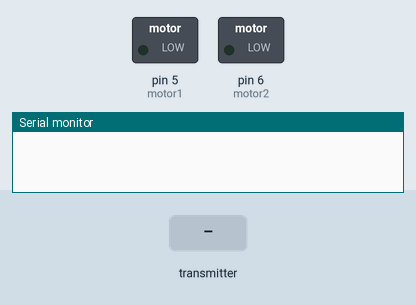
Recording of a sketch running on a simulated Arduino Uno, built with avr-gcc and run on an emulated ATmega328P. Parts: switched loads named in the sketch (green lamp = pin HIGH), the last lines printed to the serial monitor. The test bench sets the inputs (shaded band). No radio packets arrive unless stated.

Above: at 1.2 s.
1.3 s: the transmitter starts sending data.0 = 256
At 2.5 s:
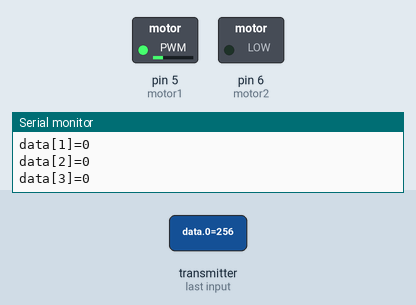
2.8 s: the transmitter starts sending data.1 = 256
At 4.1 s:
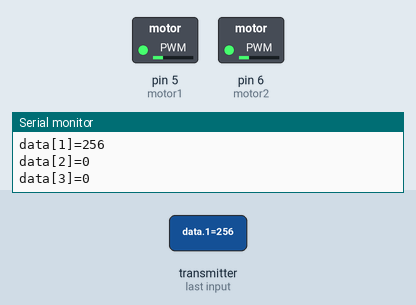
4.4 s: the transmitter starts sending data.0 = 1023
At 5.6 s:
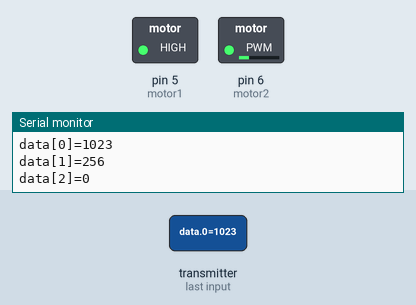
6.0 s: the transmitter starts sending data.1 = 0
At 7.3 s:
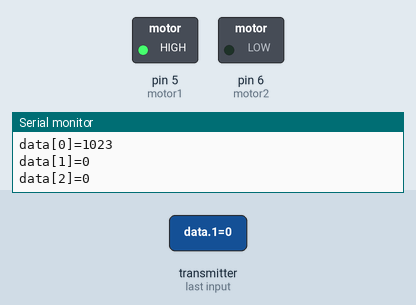
7.6 s: the transmitter starts sending data.0 = 512
At 8.4 s:
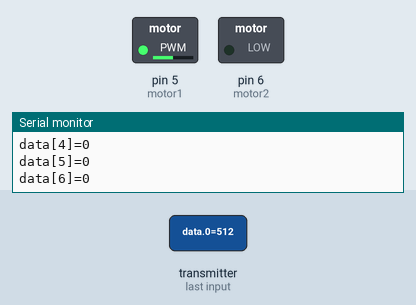
9.2 s: the transmitter starts sending data.1 = 512
At 10.0 s:
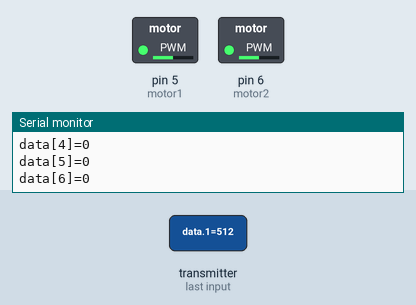
Timing chart, 0 to 11.8 s (numbered marks = the images above; inputs shaded):
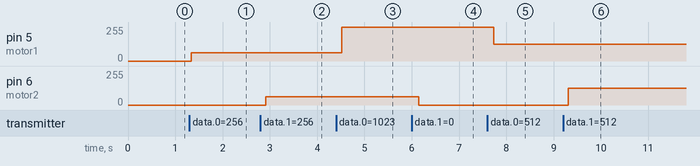

Measured:
- after the input at 1.3 s, pin 5 (motor1): 0/255 → 63/255 at once
- after the input at 2.8 s, pin 6 (motor2): 0/255 → 63/255 after 0.12 s
- after the input at 4.4 s, pin 5 (motor1): 63/255 → 255/255 after 0.13 s
- after the input at 6.0 s, pin 6 (motor2): 63/255 → 0/255 after 0.15 s
- after the input at 7.6 s, pin 5 (motor1): 255/255 → 127/255 after 0.14 s
- after the input at 9.2 s, pin 6 (motor2): 0/255 → 127/255 after 0.11 s

The sketch:

joystick_alici.ino
```cpp
#include <SPI.h>
#include <nRF24L01.h>
#include <RF24.h>

#define CE_PIN   9
#define CSN_PIN 10

const int motor1 = 5;
const int motor2 = 6;
int x_hiz=0;
int y_hiz=0;


const uint64_t pipe = 0xE8E8F0F0E1LL;

RF24 radio(CE_PIN, CSN_PIN);

int data[9];

void setup()
{
 pinMode(motor1,OUTPUT);
 pinMode(motor2,OUTPUT);
  Serial.begin(9600);

  radio.begin();
  radio.openReadingPipe(1,pipe);
  radio.startListening();;
}


void loop() {
  if ( radio.available() ) //Eğer sinyal algılarsan...
  {
    radio.read( data, sizeof(data) );


Serial.print("data[0]=");
Serial.println(data[0]);
Serial.print("data[1]=");
Serial.println(data[1]);
Serial.print("data[2]=");
Serial.println(data[2]);
Serial.print("data[3]=");
Serial.println(data[3]);
Serial.print("data[4]=");
Serial.println(data[4]);
Serial.print("data[5]=");
Serial.println(data[5]);
Serial.print("data[6]=");
Serial.println(data[6]);
Serial.print("data[7]=");
Serial.println(data[7]);
Serial.print("data[8]=");
Serial.println(data[8]);

hareket(data[0],data[1],data[2],data[3],data[4],data[5],data[6],data[7],data[8]);

  }
}

void hareket(int x_axis, int y_axis, int button1, int button2, int button3, int button4, int button5, int button6, int button7) {

 x_hiz= map(x_axis,0,1023,0,255);
 analogWrite(motor1, x_hiz);

 y_hiz= map(y_axis,0,1023,0,255);
 analogWrite(motor2, y_hiz);

  }
```
